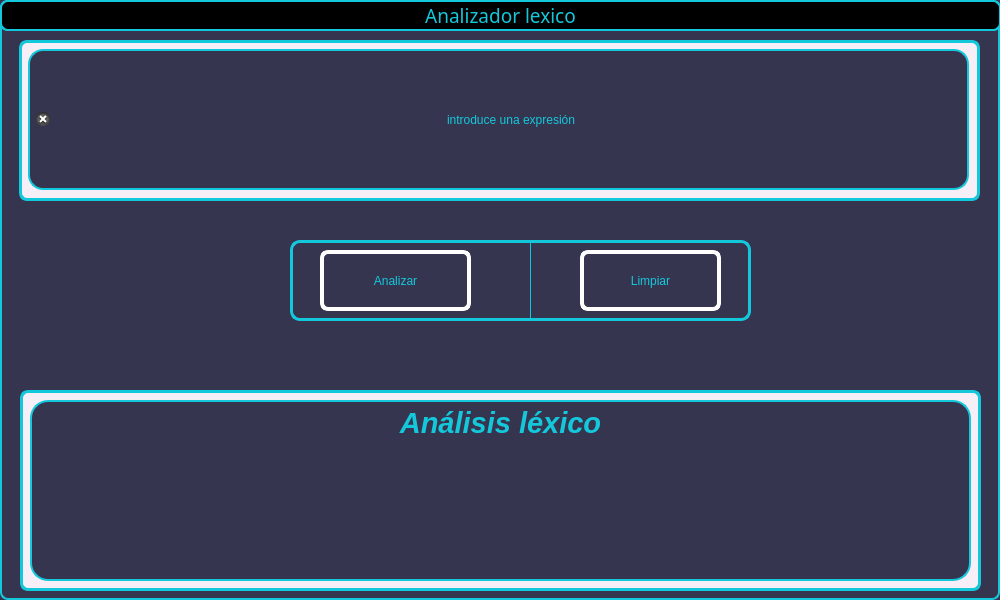
<?xml version="1.0" encoding="UTF-8"?>
<ui version="4.0">
 <class>Widget</class>
 <widget class="QWidget" name="Widget">
  <property name="windowModality">
   <enum>Qt::NonModal</enum>
  </property>
  <property name="enabled">
   <bool>true</bool>
  </property>
  <property name="geometry">
   <rect>
    <x>0</x>
    <y>0</y>
    <width>1000</width>
    <height>600</height>
   </rect>
  </property>
  <property name="sizePolicy">
   <sizepolicy hsizetype="Expanding" vsizetype="Expanding">
    <horstretch>0</horstretch>
    <verstretch>0</verstretch>
   </sizepolicy>
  </property>
  <property name="minimumSize">
   <size>
    <width>0</width>
    <height>0</height>
   </size>
  </property>
  <property name="maximumSize">
   <size>
    <width>1000</width>
    <height>700</height>
   </size>
  </property>
  <property name="sizeIncrement">
   <size>
    <width>1000</width>
    <height>700</height>
   </size>
  </property>
  <property name="baseSize">
   <size>
    <width>1000</width>
    <height>7000</height>
   </size>
  </property>
  <property name="font">
   <font>
    <pointsize>10</pointsize>
    <weight>50</weight>
    <bold>false</bold>
    <stylestrategy>PreferDefault</stylestrategy>
   </font>
  </property>
  <property name="cursor">
   <cursorShape>UpArrowCursor</cursorShape>
  </property>
  <property name="focusPolicy">
   <enum>Qt::TabFocus</enum>
  </property>
  <property name="contextMenuPolicy">
   <enum>Qt::CustomContextMenu</enum>
  </property>
  <property name="windowTitle">
   <string>MyFirst</string>
  </property>
  <property name="layoutDirection">
   <enum>Qt::RightToLeft</enum>
  </property>
  <property name="autoFillBackground">
   <bool>false</bool>
  </property>
  <property name="styleSheet">
   <string notr="true">



border-radius:8px;
border:2px solid rgb(20, 200, 220);
background-color: rgb(53, 53, 79);</string>
  </property>
  <property name="locale">
   <locale language="Spanish" country="Argentina"/>
  </property>
  <widget class="QFrame" name="frame">
   <property name="geometry">
    <rect>
     <x>0</x>
     <y>0</y>
     <width>1001</width>
     <height>31</height>
    </rect>
   </property>
   <property name="styleSheet">
    <string notr="true">background-color:rgb(0, 0, 0)</string>
   </property>
   <property name="frameShape">
    <enum>QFrame::StyledPanel</enum>
   </property>
   <property name="frameShadow">
    <enum>QFrame::Raised</enum>
   </property>
   <widget class="QLabel" name="label">
    <property name="geometry">
     <rect>
      <x>0</x>
      <y>0</y>
      <width>1001</width>
      <height>31</height>
     </rect>
    </property>
    <property name="sizePolicy">
     <sizepolicy hsizetype="Fixed" vsizetype="Fixed">
      <horstretch>0</horstretch>
      <verstretch>0</verstretch>
     </sizepolicy>
    </property>
    <property name="font">
     <font>
      <family>Arial Black</family>
      <pointsize>14</pointsize>
      <weight>10</weight>
      <italic>false</italic>
      <bold>false</bold>
     </font>
    </property>
    <property name="styleSheet">
     <string notr="true">color: rgb(20, 200, 220);
font: 87 14pt &quot;Arial Black&quot;;</string>
    </property>
    <property name="frameShape">
     <enum>QFrame::NoFrame</enum>
    </property>
    <property name="frameShadow">
     <enum>QFrame::Raised</enum>
    </property>
    <property name="text">
     <string>Analizador lexico</string>
    </property>
    <property name="alignment">
     <set>Qt::AlignCenter</set>
    </property>
   </widget>
  </widget>
  <widget class="QFrame" name="frame_2">
   <property name="geometry">
    <rect>
     <x>20</x>
     <y>390</y>
     <width>961</width>
     <height>201</height>
    </rect>
   </property>
   <property name="styleSheet">
    <string notr="true">background-color: rgb(246, 239, 248);
border-radius:8px;
border:3px solid rgb(20, 200, 220);</string>
   </property>
   <property name="frameShape">
    <enum>QFrame::StyledPanel</enum>
   </property>
   <property name="frameShadow">
    <enum>QFrame::Raised</enum>
   </property>
   <property name="lineWidth">
    <number>0</number>
   </property>
   <widget class="QTextEdit" name="txtRespuesta">
    <property name="enabled">
     <bool>true</bool>
    </property>
    <property name="geometry">
     <rect>
      <x>10</x>
      <y>10</y>
      <width>941</width>
      <height>181</height>
     </rect>
    </property>
    <property name="sizePolicy">
     <sizepolicy hsizetype="Ignored" vsizetype="Ignored">
      <horstretch>1</horstretch>
      <verstretch>1</verstretch>
     </sizepolicy>
    </property>
    <property name="baseSize">
     <size>
      <width>2</width>
      <height>0</height>
     </size>
    </property>
    <property name="styleSheet">
     <string notr="true">color: rgb(20, 200, 220);
font:  18pt &quot;Arial Black&quot;;

border-radius:18px;
border:2px solid rgb(20, 200, 220);
background-color: rgb(53, 53, 79);</string>
    </property>
    <property name="inputMethodHints">
     <set>Qt::ImhNone</set>
    </property>
    <property name="frameShape">
     <enum>QFrame::StyledPanel</enum>
    </property>
    <property name="sizeAdjustPolicy">
     <enum>QAbstractScrollArea::AdjustToContents</enum>
    </property>
    <property name="documentTitle">
     <string/>
    </property>
    <property name="html">
     <string>&lt;!DOCTYPE HTML PUBLIC &quot;-//W3C//DTD HTML 4.0//EN&quot; &quot;http://www.w3.org/TR/REC-html40/strict.dtd&quot;&gt;
&lt;html&gt;&lt;head&gt;&lt;meta name=&quot;qrichtext&quot; content=&quot;1&quot; /&gt;&lt;style type=&quot;text/css&quot;&gt;
p, li { white-space: pre-wrap; }
&lt;/style&gt;&lt;/head&gt;&lt;body style=&quot; font-family:'Arial Black'; font-size:18pt; font-weight:400; font-style:normal;&quot;&gt;
&lt;p align=&quot;center&quot; style=&quot; margin-top:12px; margin-bottom:12px; margin-left:0px; margin-right:0px; -qt-block-indent:0; text-indent:0px;&quot;&gt;&lt;span style=&quot; font-size:22pt; font-weight:600; font-style:italic;&quot;&gt;Análisis léxico&lt;/span&gt;&lt;/p&gt;&lt;/body&gt;&lt;/html&gt;</string>
    </property>
    <property name="textInteractionFlags">
     <set>Qt::NoTextInteraction</set>
    </property>
    <property name="placeholderText">
     <string/>
    </property>
   </widget>
  </widget>
  <widget class="QFrame" name="frame_3">
   <property name="geometry">
    <rect>
     <x>19</x>
     <y>40</y>
     <width>961</width>
     <height>161</height>
    </rect>
   </property>
   <property name="styleSheet">
    <string notr="true">background-color: rgb(246, 239, 248);
border-radius:8px;
border:3px solid rgb(20, 200, 220);</string>
   </property>
   <property name="frameShape">
    <enum>QFrame::StyledPanel</enum>
   </property>
   <property name="frameShadow">
    <enum>QFrame::Raised</enum>
   </property>
   <widget class="QLineEdit" name="txtExpresion">
    <property name="geometry">
     <rect>
      <x>9</x>
      <y>9</y>
      <width>941</width>
      <height>141</height>
     </rect>
    </property>
    <property name="sizePolicy">
     <sizepolicy hsizetype="Ignored" vsizetype="Minimum">
      <horstretch>0</horstretch>
      <verstretch>0</verstretch>
     </sizepolicy>
    </property>
    <property name="styleSheet">
     <string notr="true">color: rgb(20, 200, 220);
font:  18pt &quot;Arial Black&quot;;

border-radius:15px;
border:2px solid rgb(20, 200, 220);
background-color: rgb(53, 53, 79);</string>
    </property>
    <property name="locale">
     <locale language="Spanish" country="Argentina"/>
    </property>
    <property name="text">
     <string>introduce una expresión</string>
    </property>
    <property name="maxLength">
     <number>32770</number>
    </property>
    <property name="echoMode">
     <enum>QLineEdit::Normal</enum>
    </property>
    <property name="cursorPosition">
     <number>23</number>
    </property>
    <property name="alignment">
     <set>Qt::AlignCenter</set>
    </property>
    <property name="clearButtonEnabled">
     <bool>true</bool>
    </property>
   </widget>
  </widget>
  <widget class="QFrame" name="frame_4">
   <property name="geometry">
    <rect>
     <x>290</x>
     <y>240</y>
     <width>461</width>
     <height>81</height>
    </rect>
   </property>
   <property name="styleSheet">
    <string notr="true">
border-radius:10px;
border:3px solid rgb(20, 200, 220);</string>
   </property>
   <property name="frameShape">
    <enum>QFrame::StyledPanel</enum>
   </property>
   <property name="frameShadow">
    <enum>QFrame::Raised</enum>
   </property>
   <widget class="QPushButton" name="btnLimpiar">
    <property name="geometry">
     <rect>
      <x>290</x>
      <y>10</y>
      <width>141</width>
      <height>61</height>
     </rect>
    </property>
    <property name="layoutDirection">
     <enum>Qt::RightToLeft</enum>
    </property>
    <property name="styleSheet">
     <string notr="true">QPushButton{
color: rgb(20, 200, 220);
font: 87 15pt &quot;Arial Black&quot;;
background-color: #000000ff;
border-radius:8px;
border:4px solid white;
}

QPushButton:hover{
background-color: black;
}</string>
    </property>
    <property name="text">
     <string>Limpiar</string>
    </property>
    <property name="icon">
     <iconset>
      <normaloff>img/proce.svg</normaloff>img/proce.svg</iconset>
    </property>
    <property name="iconSize">
     <size>
      <width>32</width>
      <height>32</height>
     </size>
    </property>
    <property name="checkable">
     <bool>false</bool>
    </property>
   </widget>
   <widget class="QPushButton" name="btnAnalizar">
    <property name="geometry">
     <rect>
      <x>30</x>
      <y>10</y>
      <width>151</width>
      <height>61</height>
     </rect>
    </property>
    <property name="layoutDirection">
     <enum>Qt::RightToLeft</enum>
    </property>
    <property name="styleSheet">
     <string notr="true">QPushButton{
color: rgb(20, 200, 220);
font: 87 15pt &quot;Arial Black&quot;;
background-color: #000000ff;
border-radius:8px;
border:4px solid white;
}

QPushButton:hover{
background-color: black;
}</string>
    </property>
    <property name="text">
     <string>Analizar</string>
    </property>
    <property name="icon">
     <iconset>
      <normaloff>img/bote.svg</normaloff>img/bote.svg</iconset>
    </property>
    <property name="iconSize">
     <size>
      <width>32</width>
      <height>32</height>
     </size>
    </property>
    <property name="checkable">
     <bool>false</bool>
    </property>
   </widget>
   <widget class="Line" name="line">
    <property name="geometry">
     <rect>
      <x>240</x>
      <y>0</y>
      <width>1</width>
      <height>80</height>
     </rect>
    </property>
    <property name="styleSheet">
     <string notr="true">
border:4px solid rgb(20, 200, 220);


</string>
    </property>
    <property name="frameShadow">
     <enum>QFrame::Raised</enum>
    </property>
    <property name="orientation">
     <enum>Qt::Horizontal</enum>
    </property>
   </widget>
  </widget>
  <zorder>frame_4</zorder>
  <zorder>frame_3</zorder>
  <zorder>frame_2</zorder>
  <zorder>frame</zorder>
 </widget>
 <resources/>
 <connections/>
</ui>
